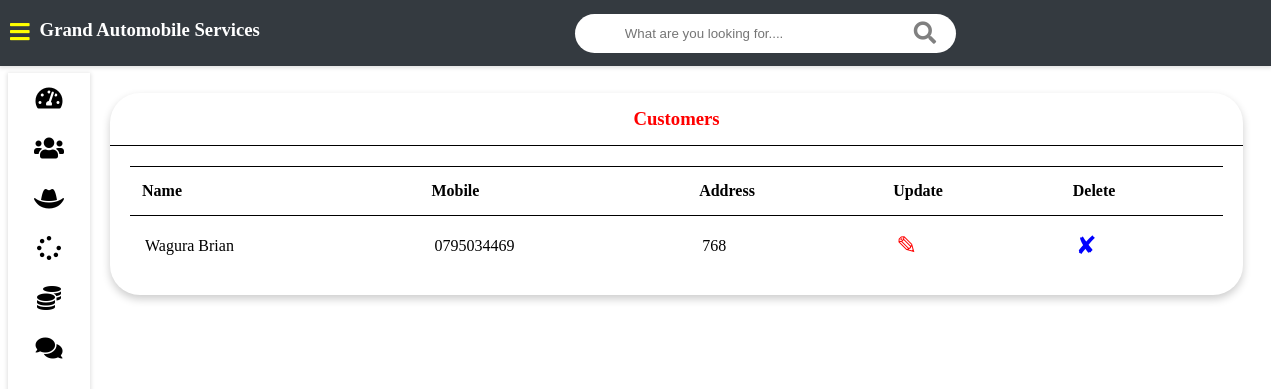
Screenshot of /admin-view-customer (signed in) with the database file from the repository.
### vehicle/models.py (models this page shows, shortened)
class Customer(models.Model):
    user        = models.OneToOneField(User, on_delete=models.CASCADE)
    profile_pic = models.ImageField(upload_to  = 'profile_pic/CustomerProfilePic', null=True, blank=True)
    address     = models.CharField(max_length=40)
    mobile      = models.CharField(max_length=20, null=False)
    @property
    def get_name(self):
        return self.user.first_name + " " + self.user.last_name

### vehicle/views.py (the view)
# urls.py: path('admin-view-customer', views.admin_view_customer_view, name='admin-view-customer'),
@login_required(login_url='adminlogin')
def admin_view_customer_view(request):
    customers       = models.Customer.objects.all()
    return render(request, 'vehicle/admin/admin_view_customer.html',{'customers':customers})

### templates/vehicle/admin/admin_view_customer.html
{% extends 'vehicle/admin/adminbase.html' %}
{% load static %}
{% block content %}
<div class="wrapper">
    <div class="row">
        <div class="col-12 col-m-12 col-sm-12">
            <div class="card">
                <div class="card-header">
                    <h3 style="color:red; text-align:center" >Customers</h3>
                </div>
                <div class="card-content">
                    <table>
                        <thead>
                            <tr>
                                <th>Name</th>
                                <th>Mobile</th>
                                <th>Address</th>
                                <th>Update</th>
                                <th>Delete</th>
                            </tr>
                        </thead>
                        <tbody>
                            {% for c in customers %}
                            <tr>
                                <td>{{c.get_name}}</td>
                                <td>{{c.mobile}}</td>
                                <td>{{c.address}}</td>
                                <td><a style="color:red; text-decoration:none;font-size:25px;" href="{% url 'update-customer' c.id  %}">&#9998;</a></td>
                                <td><a style="color:blue; text-decoration:none;font-size:25px;"href="{% url 'delete-customer' c.id  %}">&#10008;</a></td>
                            </tr>
                            {% endfor %}
                        </tbody>
                    </table>
                </div>
            </div>
        </div>
    </div>
<br><br>
</div>
{% endblock content %}

### static/style.css (style rules this page uses)
* { box-sizing: border-box; }
[class*="col-"] { padding: 10px; }
@media only screen and (min-width: 600px) { .col-sm-12 { width: 100%; } }
@media only screen and (min-width: 768px) { .col-m-12 { width: 100%; } }
@media only screen and (min-width: 992px) { .col-12 { width: 100%; } }
.card { color: #343a40!; border-radius: 30px; margin-bottom: 10px; box-shadow: 0 4px 8px 0 rgba(0,0,0,0.2); }
.card-header { padding: 15px 30px; border-bottom: 1px solid ; position: relative; }
.card-header h3 { margin: 0; }
.card-content { padding: 20px; overflow-x: auto; }
table { border-collapse: collapse; width: 100%; }
table td { border-top: 1px solid black; padding: 15px; }
table th { border-top: 1px solid black; border-bottom: 1px solid black; padding: 15px 12px; text-align: left; }
.row { display: flex; flex-wrap: wrap; flex-direction: row; }
.row:after, .row:before { box-sizing: border-box; }
.wrapper { padding: 10px; margin-left: 82px; padding-top: 75px; background: white; transition: margin-left .5s; }

### rows the page displays
Customer: get_name "Wagura Brian", mobile "0795034469", address "768"
